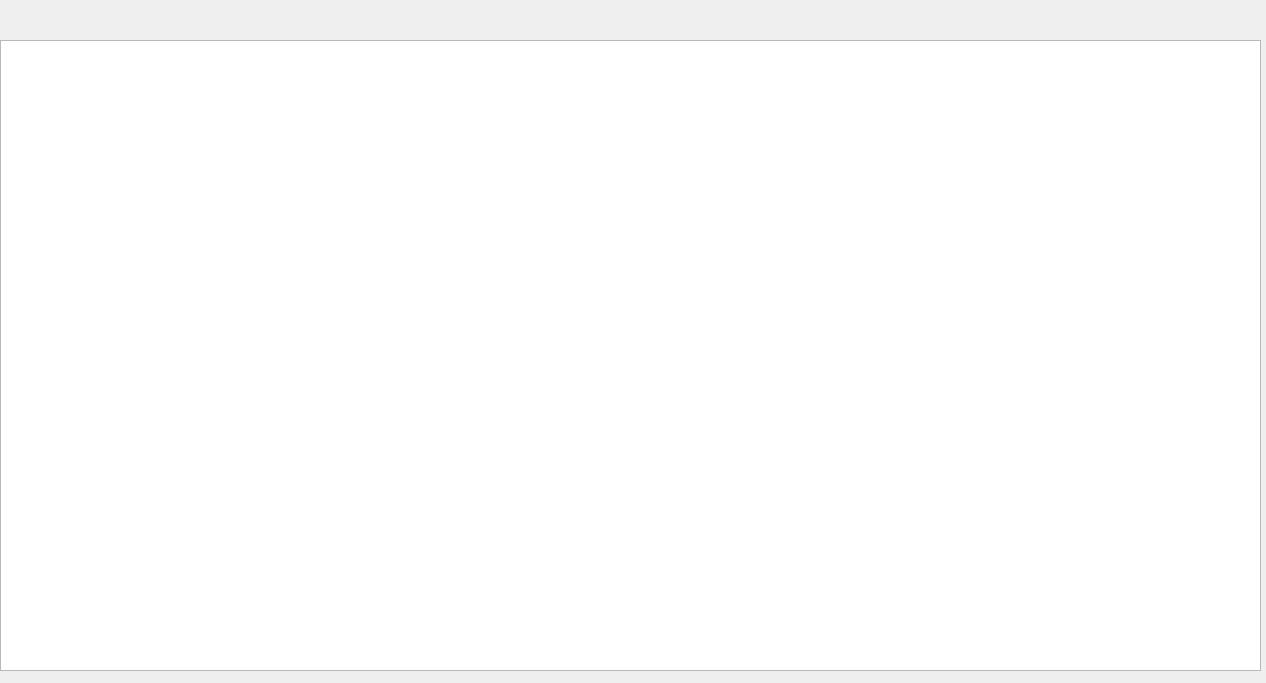
<?xml version="1.0" encoding="UTF-8"?>
<ui version="4.0">
 <class>orgWindow</class>
 <widget class="QDialog" name="orgWindow">
  <property name="geometry">
   <rect>
    <x>0</x>
    <y>0</y>
    <width>1266</width>
    <height>683</height>
   </rect>
  </property>
  <property name="windowTitle">
   <string>Dialog</string>
  </property>
  <widget class="QListWidget" name="listWidget">
   <property name="geometry">
    <rect>
     <x>0</x>
     <y>40</y>
     <width>1261</width>
     <height>631</height>
    </rect>
   </property>
   <property name="viewMode">
    <enum>QListView::IconMode</enum>
   </property>
  </widget>
 </widget>
 <resources/>
 <connections/>
</ui>
